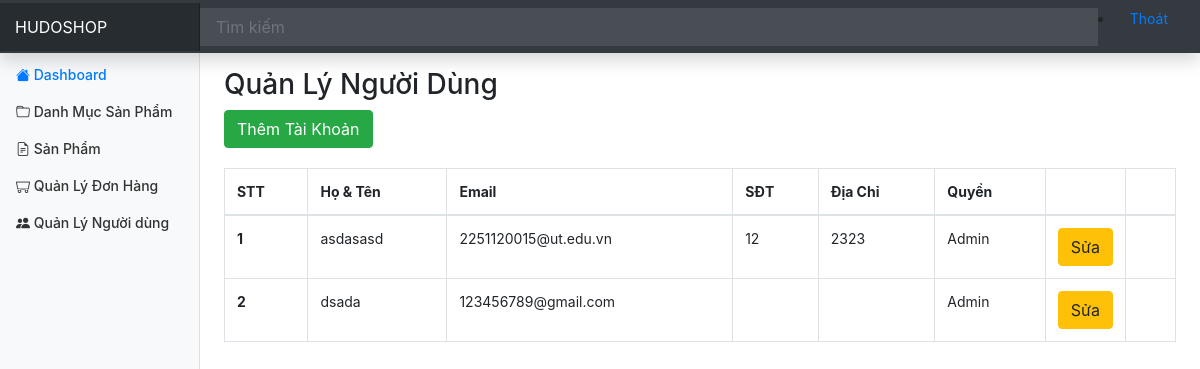
Screenshot of /admin/user/index.php (signed in) with the database file from the repository.
### tables this page shows
CREATE TABLE `User` (
  `id` int PRIMARY KEY AUTO_INCREMENT,
  `fullname` varchar(50),
  `email` varchar(150),
  `phone_number` varchar(20),
  `address` varchar(200),
  `password` varchar(32),
  `role_id` int,
  `created_at` datetime,
  `updated_at` datetime,
  `deleted` int
);

CREATE TABLE `Role` (
  `id` int PRIMARY KEY AUTO_INCREMENT,
  `name` varchar(20) NOT NULL
);

### database/dbhelper.php (called while the page is built, shortened)
<?php
function executeResult($sql, $isSingle = false){
    $data=null;
    $conn= mysqli_connect(HOST, USERNAME, PASSWORD, DATABASE);
    if (!mysqli_query($conn, $sql)) {
        echo "Error: " . mysqli_error($conn);
    }
    mysqli_set_charset($conn, 'utf8');
    $resultset=mysqli_query($conn, $sql);
    if($isSingle){
        $data=mysqli_fetch_array($resultset,1);
    }else{
        $data=[];
        while(($row =mysqli_fetch_array($resultset,1)) !=null){
            $data[]=$row;
         }
    }
    return $data;
}

### admin/user/index.php (the view, shortened to what this page needs)
<?php
    require_once('../layouts/header.php');
    $sql = "select User.*, Role.name as role_name from User left join
            Role on User.role_id = Role.id where User.deleted =0";
    $data = executeResult($sql);
?>
<div class= "row" style="margin-top :20px;">
    <div class="col-md-12">
            <h3>Quản Lý Người Dùng</h3>
           <a href="editor.php"> <button class="btn btn-success">Thêm Tài Khoản</button></a>
            <table class="table table-bordered table-hover " style="margin-top :20px;">
                <thead>
                    <tr>
                        <th>STT</th>
                        <th>Họ & Tên</th>
                        <th>Email</th>
                        <th>SĐT</th>
                        <th>Địa Chỉ</th>
                        <th>Quyền</th>
                        <th style ="width :50px"></th>
                        <th style ="width :50px"></th>
                    </tr>
                </thead>
                <tbody>
<?php
        $index = 0;
        foreach($data as $item){
            echo'  <tr>
                        <th>'.(++$index).'</th>
                        <td>'.$item['fullname'].'</td>
                        <td>'.$item['email'].'</td>
                        <td>'.$item['phone_number'].'</td>
                        <td>'.$item['address'].'</td>
                        <td>'.$item['role_name'].'</td>
                        <td style ="width :50px">
                            <a href = "editor.php?id='.$item['id'].'">
                                <button class="btn btn-warning">Sửa</button>
                            </a>
                        </td>
                        <td style ="width :50px">';
                    echo'
                            </td>
                        </tr>';
         }
    ?>
                </tbody>
            </table>
    </div>
</div>
<?php
    require_once('../layouts/footer.php')
?>

### assets/css/dashboard.css (style rules this page uses)
body { font-size: .875rem; }

### rows the page displays
user: fullname "asdasasd", email "2251120015@ut.edu.vn", phone_number "12", address "2323", role.name "Admin"
user: fullname "dsada", email "123456789@gmail.com", role.name "Admin"
